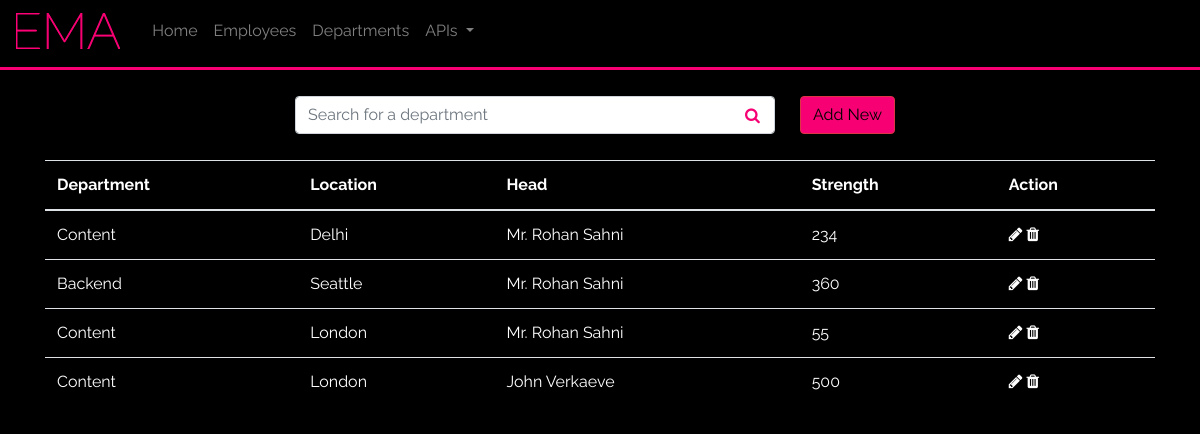
Page /dept/ on the committed database.
### departments/models.py (models this page shows)
class Departments(models.Model):
    dept_name = models.CharField(max_length=100)
    dept_location = models.CharField(max_length=100)
    dept_head = models.CharField(max_length=100)
    dept_budget = models.CharField(max_length=100)
    no_of_employees = models.IntegerField()

### departments/views.py (the view)
# urls.py: path('', RetrieveDept.as_view(), name='Dept'),
class RetrieveDept(ListView):
    model = Departments
    form_class = GetDeptForm
    success_url = reverse_lazy('/')
    def get(self, request, *args, **kwargs):
        q = request.GET.get('q', '')
        self.results = Departments.objects.filter(dept_name__icontains=q)
        return super().get(request, *args, **kwargs)
    def get_context_data(self, **kwargs):
        context = super().get_context_data(results=self.results, **kwargs)
        context["qs_json"] = json.dumps(list(Departments.objects.values()))
        return context

### departments/templates/departments/departments_list.html (shortened to what this page needs)
{% extends 'index.html' %}
{% load static %}
{% block content %}
<div class="container">
    <div class="d-flex justify-content-center align-items-center flex-content">
        <div class="col-md-8">
          <div class="justify-content-center align-items-center search d-flex form-group wrapper">
            <input type="text" class="h-35 form-control" id="search-input" placeholder="Search for a department">
            <i class="fa fa-search"></i>
            <a href="{% url 'AddDept' %}"><button type="button" class="btn btn-danger search-button">Add New</button></a>
        </div>
        </div>
    </div>
            <table class="table">
                <thead>
                    <tr>
                        <th scope="col">Department</th>
                        <th scope="col">Location</th>
                        <th scope="col">Head</th>
                        <th scope="col">Strength</th>
                        <th scope="col">Action</th>
                      </tr>
                </thead>
                <tbody id ="depts_table">
                    {% for object in object_list %}
                        <tr>
                            <td>{{ object.dept_name }}</td>
                            <td>{{ object.dept_location }}</td>
                            <td>{{ object.dept_head }}</td>
                            <td>{{ object.no_of_employees }}</td>
                            <td>
                              <a href="{% url 'UpdateDept' pk=object.pk%}">
                                <i class="fa fa-pencil" aria-hidden="true"></i>
                              </a>
                              <a href="{% url 'DeleteDept' pk=object.pk %}">
                                <i class="fa fa-trash" aria-hidden="true"></i>
                              </a>
                            </td>
                        </tr>
                    {% endfor %}
                </tbody>
            </table>
</div>
{% endblock %}

### employees/templates/index.html (shortened to what this page needs)
{% load static %}
<!DOCTYPE html>
<html lang="en">
<head>
    <link href= "http://ajax.googleapis.com/ajax/libs/jqueryui/1.8.16/themes/ui-lightness/jquery-ui.css" rel="stylesheet" type="text/css" />
    <link rel="stylesheet" href="https://cdn.jsdelivr.net/npm/bootstrap@4.0.0/dist/css/bootstrap.min.css">
    <link rel="stylesheet" href="{% static 'style.css' %}">
    <link href="https://cdnjs.cloudflare.com/ajax/libs/font-awesome/4.7.0/css/font-awesome.min.css" rel="stylesheet">
</head>
<body>
    <nav class="navbar navbar-expand-lg navbar-dark">
        <a class="navbar-brand mr-lg-4" href="/">
            <img id="brand" src="{% static 'img/EMA.svg' %}" alt="..." height="36">
        </a>
        <div class="collapse navbar-collapse" id="navbarNavDropdown">
          <ul class="navbar-nav">
              <a class="nav-link" href="/">Home</a>
            <li class="nav-item">
              <a class="nav-link" href="{% url 'EmployeeInfo' %}">Employees</a>
            </li>
            <li class="nav-item">
              <a class="nav-item nav-link" href="{% url 'DeptInfo' %}">Departments</a>
            </li>
            <li class="nav-item dropdown">
              <a class="nav-item dropdown">
                <a class="nav-link dropdown-toggle mr-lg-4" href="#" id="navbarDropdownMenuLink" role="button" data-toggle="dropdown" aria-haspopup="true" aria-expanded="false">
                  APIs
                </a>
            </li>
          </ul>
        </div>
      </nav>
    <hr>
    {% block content %}
    {% endblock %}
</body>
</html>

### employees/static/style.css (style rules this page uses)
html { overflow: scroll; overflow-x: hidden; }
body { background-color: black; color: white; font-family: 'Raleway'; }
hr { background-color: #F60073; height: 3px; border: 0; margin-top: 5px; }
button { margin:10px; }
.btn-danger, .btn-danger:hover, .btn-danger:active, .btn-danger:visited { background-color: #F60073 !important; color: black !important; }
.wrapper { position: relative; }
.fa-search { position: relative; top: 0px; left: -30px; color: #F60073; }
input, select { max-width: 30em }
a:link { text-decoration: none; }
*, *:before, *:after { -moz-box-sizing: border-box; -webkit-box-sizing: border-box; box-sizing: border-box; }

### rows in the picture
Departments: dept_name "Content", dept_location "Delhi", dept_head "Mr. Rohan Sahni", no_of_employees "234"
Departments: dept_name "Backend", dept_location "Seattle", dept_head "Mr. Rohan Sahni", no_of_employees "360"
Departments: dept_name "Content", dept_location "London", dept_head "Mr. Rohan Sahni", no_of_employees "55"
Departments: dept_name "Content", dept_location "London", dept_head "John Verkaeve", no_of_employees "500"
